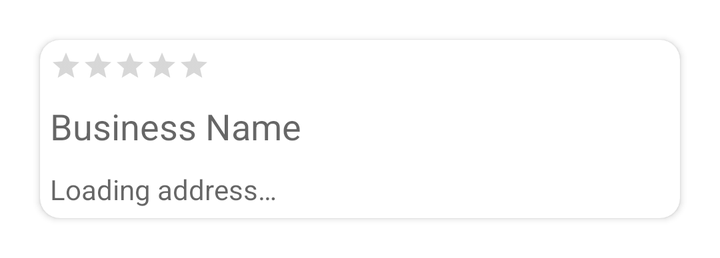
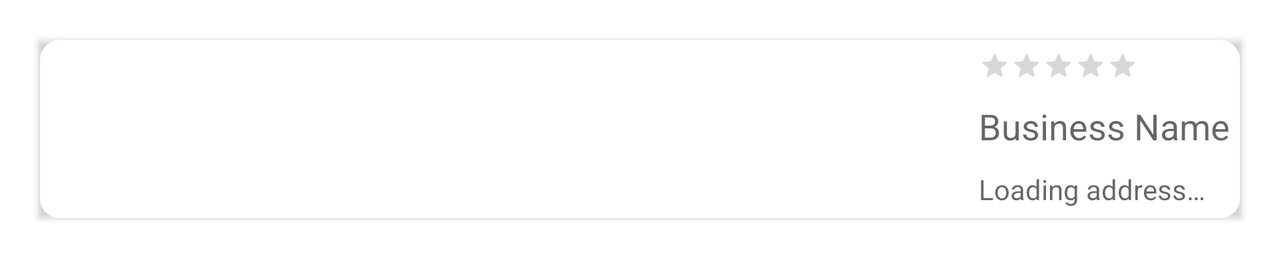

First picture: res/layout/ on a phone held upright. Second picture: the repository's own variant of that layout, on a device whose configuration matches the variant's folder. Source for both follows.
<!-- AndroidManifest.xml: application theme AppTheme -->
<!-- res/layout/yelp_business_row.xml -->
<?xml version="1.0" encoding="utf-8"?>
<androidx.cardview.widget.CardView xmlns:android="http://schemas.android.com/apk/res/android"
    xmlns:app="http://schemas.android.com/apk/res-auto"
    android:layout_width="match_parent"
    android:layout_height="wrap_content"
    android:clipToPadding="true"
    android:layout_margin="20dp"
    app:cardCornerRadius="10dp"
    android:orientation="vertical">

    <LinearLayout
        android:layout_width="match_parent"
        android:layout_height="wrap_content"
        android:orientation="vertical">

        <ImageView
            android:id="@+id/businessImg"
            android:layout_width="match_parent"
            android:layout_height="0dp"
            android:layout_weight="0.7"
            android:scaleType="centerCrop" />
            <RatingBar
                android:id="@+id/businessRatingBar"
                style="?android:attr/ratingBarStyleSmall"
                android:layout_width="wrap_content"
                android:layout_height="wrap_content"
                android:layout_margin="5dp"
                android:layout_gravity="center_vertical|start"
                android:clickable="false" />

            <TextView
                android:id="@+id/businessName"
                android:layout_width="match_parent"
                android:layout_height="wrap_content"
                android:layout_gravity="start"
                android:layout_margin="5dp"
                android:hint="@string/business_name"
                android:textSize="18sp" />
        <TextView
            android:id="@+id/businessAddress"
            android:layout_width="match_parent"
            android:layout_height="wrap_content"
            android:layout_gravity="start"
            android:layout_margin="5dp"
            android:textColor="@android:color/holo_blue_dark"
            android:hint="@string/business_address"
            android:textSize="14sp" />

    </LinearLayout>

</androidx.cardview.widget.CardView>
<!-- resources referenced by this layout -->
<resources>
  <string name="business_address">Loading address…</string>
  <string name="business_name">Business Name</string>
  <style name="AppTheme" parent="Theme.MaterialComponents.DayNight.DarkActionBar">
          
          <item name="colorPrimary">@color/colorPrimary</item>
          <item name="colorPrimaryDark">@color/colorPrimaryDark</item>
          <item name="colorAccent">@color/colorAccent</item>
          <item name="android:windowNoTitle">false</item>
      </style>
  <color name="colorPrimary">@android:color/black</color>
  <color name="colorPrimaryDark">@android:color/black</color>
  <color name="colorAccent">#D4AF37</color>
</resources>
<!-- res/layout-land/yelp_business_row.xml (the repository's variant of the layout above) -->
<!-- drawn on the phone turned sideways -->
<?xml version="1.0" encoding="utf-8"?>
<androidx.cardview.widget.CardView xmlns:android="http://schemas.android.com/apk/res/android"
    xmlns:app="http://schemas.android.com/apk/res-auto"
    android:layout_width="match_parent"
    android:layout_height="wrap_content"
    android:background="@drawable/rounded_border_alpha"
    android:outlineProvider="bounds"
    android:layout_margin="20dp"
    app:cardCornerRadius="10dp"
    android:orientation="vertical">

    <LinearLayout
        android:layout_width="match_parent"
        android:layout_height="wrap_content"
        android:orientation="horizontal">

        <ImageView
            android:id="@+id/businessImg"
            android:layout_width="0dp"
            android:layout_height="match_parent"
            android:layout_weight="0.7"
            android:scaleType="centerCrop"
            app:layout_constraintBottom_toBottomOf="parent"
            app:layout_constraintStart_toStartOf="parent"
            app:layout_constraintTop_toTopOf="parent" />

        <LinearLayout
            android:layout_width="wrap_content"
            android:layout_height="wrap_content"
            android:orientation="vertical"
            app:layout_constraintStart_toEndOf="@id/businessImg"
            app:layout_constraintEnd_toEndOf="parent"
            app:layout_constraintTop_toTopOf="parent">

            <RatingBar
                android:id="@+id/businessRatingBar"
                style="?android:attr/ratingBarStyleSmall"
                android:layout_width="wrap_content"
                android:layout_height="wrap_content"
                android:layout_gravity="center_vertical|start"
                android:layout_margin="5dp"
                android:clickable="false" />

            <TextView
                android:id="@+id/businessName"
                android:layout_width="wrap_content"
                android:layout_height="wrap_content"
                android:layout_gravity="start"
                android:layout_margin="5dp"
                android:hint="@string/business_name"
                android:textSize="18sp" />

            <TextView
                android:id="@+id/businessAddress"
                android:layout_width="match_parent"
                android:layout_height="wrap_content"
                android:layout_gravity="start"
                android:layout_margin="5dp"
                android:hint="@string/business_address"
                android:textColor="@android:color/holo_blue_dark"
                android:textSize="14sp" />

        </LinearLayout>
    </LinearLayout>
</androidx.cardview.widget.CardView>
<!-- resources referenced by the variant -->
<!-- as the phone turned sideways resolves them -->
<resources>
  <!-- drawable rounded_border_alpha (drawable) -->
  <?xml version="1.0" encoding="UTF-8"?>
  <shape xmlns:android="http://schemas.android.com/apk/res/android">
      <solid android:color="#ffffffff"/>
  
      <stroke android:width="2dp"
          android:color="#CC000000"
          />
  
      <padding android:left="1dp"
          android:top="1dp"
          android:right="1dp"
          android:bottom="1dp"
          />
  
      <corners android:bottomRightRadius="7dp"
          android:bottomLeftRadius="7dp"
          android:topLeftRadius="7dp"
          android:topRightRadius="7dp"/>
  </shape>
  <string name="business_address">Loading address…</string>
  <string name="business_name">Business Name</string>
  <style name="AppTheme" parent="Theme.MaterialComponents.DayNight.DarkActionBar">
          
          <item name="colorPrimary">@color/colorPrimary</item>
          <item name="colorPrimaryDark">@color/colorPrimaryDark</item>
          <item name="colorAccent">@color/colorAccent</item>
          <item name="android:windowNoTitle">false</item>
      </style>
  <color name="colorPrimary">@android:color/black</color>
  <color name="colorPrimaryDark">@android:color/black</color>
  <color name="colorAccent">#D4AF37</color>
</resources>
